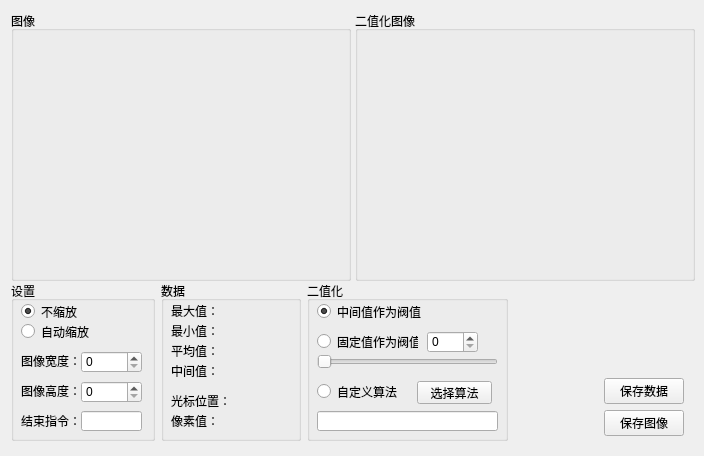
<?xml version="1.0" encoding="UTF-8"?>
<ui version="4.0">
 <class>CcdTab</class>
 <widget class="QWidget" name="CcdTab">
  <property name="geometry">
   <rect>
    <x>0</x>
    <y>0</y>
    <width>704</width>
    <height>456</height>
   </rect>
  </property>
  <property name="minimumSize">
   <size>
    <width>704</width>
    <height>456</height>
   </size>
  </property>
  <property name="windowTitle">
   <string>Form</string>
  </property>
  <layout class="QGridLayout" name="gridLayout">
   <item row="0" column="0">
    <widget class="QGroupBox" name="groupBoxPic">
     <property name="sizePolicy">
      <sizepolicy hsizetype="Expanding" vsizetype="Expanding">
       <horstretch>0</horstretch>
       <verstretch>0</verstretch>
      </sizepolicy>
     </property>
     <property name="minimumSize">
      <size>
       <width>340</width>
       <height>270</height>
      </size>
     </property>
     <property name="title">
      <string>图像</string>
     </property>
    </widget>
   </item>
   <item row="0" column="1">
    <widget class="QGroupBox" name="groupBoxBinPic">
     <property name="sizePolicy">
      <sizepolicy hsizetype="Expanding" vsizetype="Expanding">
       <horstretch>0</horstretch>
       <verstretch>0</verstretch>
      </sizepolicy>
     </property>
     <property name="minimumSize">
      <size>
       <width>340</width>
       <height>270</height>
      </size>
     </property>
     <property name="title">
      <string>二值化图像</string>
     </property>
    </widget>
   </item>
   <item row="1" column="0" colspan="2">
    <layout class="QHBoxLayout" name="horizontalLayout">
     <item>
      <widget class="QGroupBox" name="groupBox_3">
       <property name="minimumSize">
        <size>
         <width>144</width>
         <height>160</height>
        </size>
       </property>
       <property name="maximumSize">
        <size>
         <width>144</width>
         <height>160</height>
        </size>
       </property>
       <property name="title">
        <string>设置</string>
       </property>
       <widget class="QLabel" name="label">
        <property name="geometry">
         <rect>
          <x>10</x>
          <y>70</y>
          <width>61</width>
          <height>20</height>
         </rect>
        </property>
        <property name="text">
         <string>图像宽度：</string>
        </property>
       </widget>
       <widget class="QLabel" name="label_2">
        <property name="geometry">
         <rect>
          <x>10</x>
          <y>100</y>
          <width>61</width>
          <height>20</height>
         </rect>
        </property>
        <property name="text">
         <string>图像高度：</string>
        </property>
       </widget>
       <widget class="QSpinBox" name="spinBoxWidth">
        <property name="geometry">
         <rect>
          <x>70</x>
          <y>70</y>
          <width>61</width>
          <height>22</height>
         </rect>
        </property>
       </widget>
       <widget class="QSpinBox" name="spinBoxHeight">
        <property name="geometry">
         <rect>
          <x>70</x>
          <y>100</y>
          <width>61</width>
          <height>22</height>
         </rect>
        </property>
       </widget>
       <widget class="QLabel" name="label_3">
        <property name="geometry">
         <rect>
          <x>10</x>
          <y>130</y>
          <width>61</width>
          <height>20</height>
         </rect>
        </property>
        <property name="text">
         <string>结束指令：</string>
        </property>
       </widget>
       <widget class="QLineEdit" name="lineEditEndCode">
        <property name="geometry">
         <rect>
          <x>70</x>
          <y>130</y>
          <width>61</width>
          <height>20</height>
         </rect>
        </property>
       </widget>
       <widget class="QRadioButton" name="radioButtonNoZoom">
        <property name="geometry">
         <rect>
          <x>10</x>
          <y>20</y>
          <width>89</width>
          <height>21</height>
         </rect>
        </property>
        <property name="text">
         <string>不缩放</string>
        </property>
        <property name="checked">
         <bool>true</bool>
        </property>
       </widget>
       <widget class="QRadioButton" name="radioButtonAutoZoom">
        <property name="geometry">
         <rect>
          <x>10</x>
          <y>40</y>
          <width>71</width>
          <height>21</height>
         </rect>
        </property>
        <property name="text">
         <string>自动缩放</string>
        </property>
       </widget>
      </widget>
     </item>
     <item>
      <widget class="QGroupBox" name="groupBox_4">
       <property name="minimumSize">
        <size>
         <width>140</width>
         <height>160</height>
        </size>
       </property>
       <property name="maximumSize">
        <size>
         <width>171</width>
         <height>160</height>
        </size>
       </property>
       <property name="title">
        <string>数据</string>
       </property>
       <widget class="QLabel" name="label_4">
        <property name="geometry">
         <rect>
          <x>10</x>
          <y>20</y>
          <width>51</width>
          <height>20</height>
         </rect>
        </property>
        <property name="text">
         <string>最大值：</string>
        </property>
       </widget>
       <widget class="QLabel" name="label_5">
        <property name="geometry">
         <rect>
          <x>10</x>
          <y>40</y>
          <width>51</width>
          <height>20</height>
         </rect>
        </property>
        <property name="text">
         <string>最小值：</string>
        </property>
       </widget>
       <widget class="QLabel" name="label_6">
        <property name="geometry">
         <rect>
          <x>10</x>
          <y>60</y>
          <width>51</width>
          <height>20</height>
         </rect>
        </property>
        <property name="text">
         <string>平均值：</string>
        </property>
       </widget>
       <widget class="QLabel" name="label_7">
        <property name="geometry">
         <rect>
          <x>10</x>
          <y>80</y>
          <width>51</width>
          <height>20</height>
         </rect>
        </property>
        <property name="text">
         <string>中间值：</string>
        </property>
       </widget>
       <widget class="QLabel" name="labelMaxValue">
        <property name="geometry">
         <rect>
          <x>70</x>
          <y>20</y>
          <width>61</width>
          <height>20</height>
         </rect>
        </property>
        <property name="text">
         <string/>
        </property>
       </widget>
       <widget class="QLabel" name="labelMinValue">
        <property name="geometry">
         <rect>
          <x>70</x>
          <y>40</y>
          <width>61</width>
          <height>20</height>
         </rect>
        </property>
        <property name="text">
         <string/>
        </property>
       </widget>
       <widget class="QLabel" name="labelAverage">
        <property name="geometry">
         <rect>
          <x>70</x>
          <y>60</y>
          <width>61</width>
          <height>20</height>
         </rect>
        </property>
        <property name="maximumSize">
         <size>
          <width>61</width>
          <height>20</height>
         </size>
        </property>
        <property name="text">
         <string/>
        </property>
       </widget>
       <widget class="QLabel" name="labelMidValue">
        <property name="geometry">
         <rect>
          <x>70</x>
          <y>80</y>
          <width>61</width>
          <height>20</height>
         </rect>
        </property>
        <property name="text">
         <string/>
        </property>
       </widget>
       <widget class="QLabel" name="labelPixelValue">
        <property name="geometry">
         <rect>
          <x>70</x>
          <y>130</y>
          <width>61</width>
          <height>20</height>
         </rect>
        </property>
        <property name="text">
         <string/>
        </property>
       </widget>
       <widget class="QLabel" name="label_14">
        <property name="geometry">
         <rect>
          <x>10</x>
          <y>130</y>
          <width>51</width>
          <height>20</height>
         </rect>
        </property>
        <property name="text">
         <string>像素值：</string>
        </property>
       </widget>
       <widget class="QLabel" name="labelCursorPos">
        <property name="geometry">
         <rect>
          <x>70</x>
          <y>110</y>
          <width>61</width>
          <height>20</height>
         </rect>
        </property>
        <property name="text">
         <string/>
        </property>
       </widget>
       <widget class="QLabel" name="label_8">
        <property name="geometry">
         <rect>
          <x>10</x>
          <y>110</y>
          <width>61</width>
          <height>20</height>
         </rect>
        </property>
        <property name="text">
         <string>光标位置：</string>
        </property>
       </widget>
      </widget>
     </item>
     <item>
      <widget class="QGroupBox" name="groupBox_6">
       <property name="minimumSize">
        <size>
         <width>201</width>
         <height>160</height>
        </size>
       </property>
       <property name="maximumSize">
        <size>
         <width>201</width>
         <height>160</height>
        </size>
       </property>
       <property name="title">
        <string>二值化</string>
       </property>
       <widget class="QRadioButton" name="radioButton_mid">
        <property name="geometry">
         <rect>
          <x>10</x>
          <y>20</y>
          <width>171</width>
          <height>21</height>
         </rect>
        </property>
        <property name="text">
         <string>中间值作为阀值</string>
        </property>
        <property name="checked">
         <bool>true</bool>
        </property>
       </widget>
       <widget class="QRadioButton" name="radioButton_fixed">
        <property name="geometry">
         <rect>
          <x>10</x>
          <y>50</y>
          <width>101</width>
          <height>21</height>
         </rect>
        </property>
        <property name="text">
         <string>固定值作为阀值</string>
        </property>
       </widget>
       <widget class="QSpinBox" name="spinBoxTh">
        <property name="geometry">
         <rect>
          <x>120</x>
          <y>50</y>
          <width>51</width>
          <height>22</height>
         </rect>
        </property>
       </widget>
       <widget class="QSlider" name="horizontalSliderTh">
        <property name="geometry">
         <rect>
          <x>10</x>
          <y>70</y>
          <width>181</width>
          <height>21</height>
         </rect>
        </property>
        <property name="orientation">
         <enum>Qt::Horizontal</enum>
        </property>
       </widget>
       <widget class="QRadioButton" name="radioButton_custom">
        <property name="geometry">
         <rect>
          <x>10</x>
          <y>100</y>
          <width>101</width>
          <height>21</height>
         </rect>
        </property>
        <property name="text">
         <string>自定义算法</string>
        </property>
       </widget>
       <widget class="QPushButton" name="pushButton_openDll">
        <property name="geometry">
         <rect>
          <x>110</x>
          <y>100</y>
          <width>75</width>
          <height>23</height>
         </rect>
        </property>
        <property name="text">
         <string>选择算法</string>
        </property>
       </widget>
       <widget class="QLineEdit" name="lineEdit_dllName">
        <property name="geometry">
         <rect>
          <x>10</x>
          <y>130</y>
          <width>181</width>
          <height>20</height>
         </rect>
        </property>
        <property name="readOnly">
         <bool>true</bool>
        </property>
       </widget>
      </widget>
     </item>
     <item>
      <spacer name="horizontalSpacer">
       <property name="orientation">
        <enum>Qt::Horizontal</enum>
       </property>
       <property name="sizeHint" stdset="0">
        <size>
         <width>40</width>
         <height>20</height>
        </size>
       </property>
      </spacer>
     </item>
     <item>
      <widget class="QFrame" name="frame">
       <layout class="QVBoxLayout" name="verticalLayout">
        <property name="leftMargin">
         <number>1</number>
        </property>
        <property name="topMargin">
         <number>100</number>
        </property>
        <item>
         <widget class="QPushButton" name="pushButtonSaveData">
          <property name="text">
           <string>保存数据</string>
          </property>
         </widget>
        </item>
        <item>
         <widget class="QPushButton" name="pushButtonSavePicture">
          <property name="text">
           <string>保存图像</string>
          </property>
         </widget>
        </item>
       </layout>
      </widget>
     </item>
    </layout>
   </item>
  </layout>
 </widget>
 <resources/>
 <connections/>
</ui>
